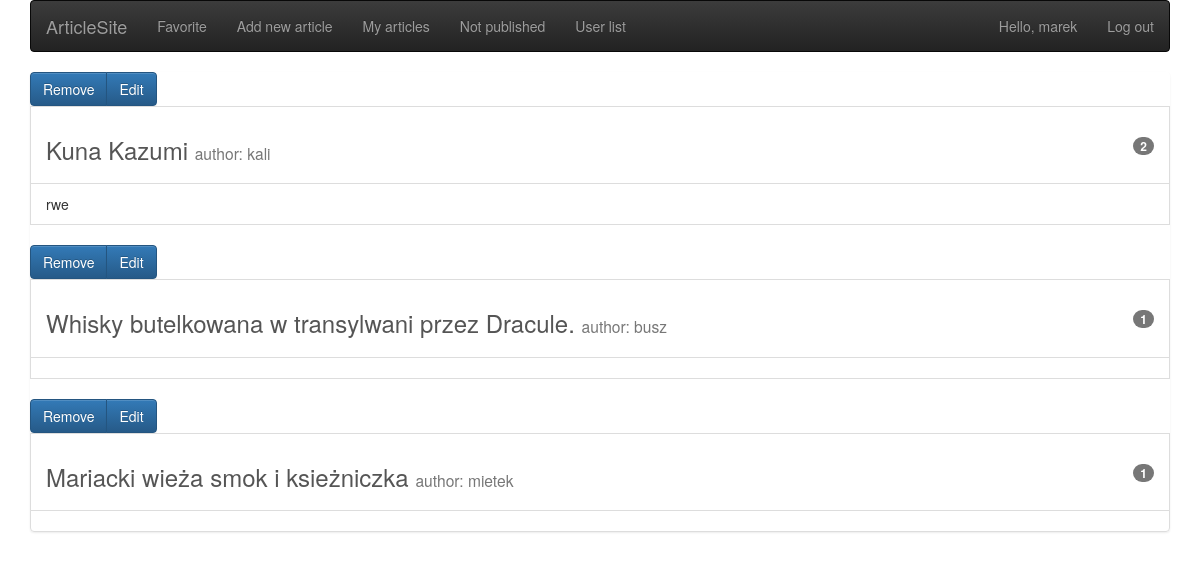
Before: /favorite/ (signed in) with the older database file.
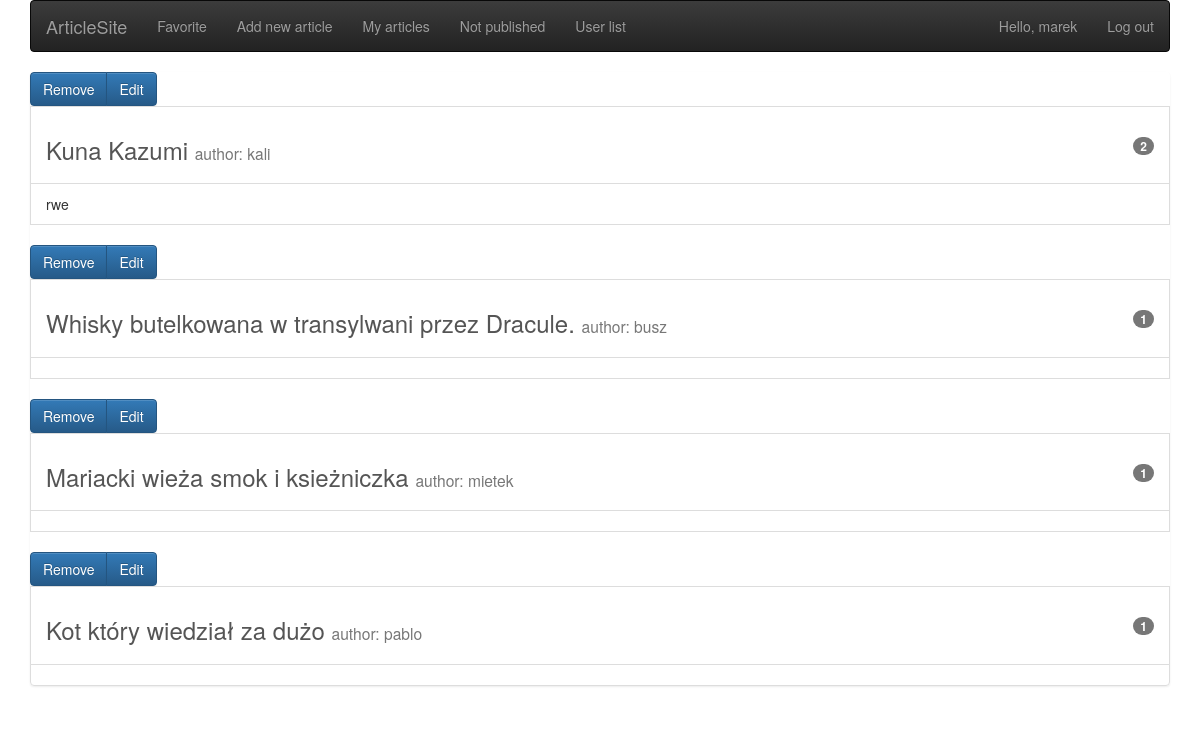
After: the same page with the newer database file.
### newspaper/models.py (models this page shows, shortened)
class Favorite(models.Model):
    CHOICES = (
        (1, '1'),
        (2, '2'),
        (3, '3'),
        (4, '4'),
        (5, '5'),
    )
    user = models.ForeignKey('auth.User', related_name='favorite')
    article = models.ForeignKey('Article', related_name='favorite')
    comment = models.TextField(default="")
    rating = models.IntegerField(choices=CHOICES, default=1)

class Article(models.Model):
    author = models.ForeignKey('auth.User', related_name='articles')
    date = models.DateField(default=timezone.now)
    title = models.CharField(max_length=200)
    content = models.TextField()
    is_published = models.BooleanField(default=False)
    photo = models.ImageField(upload_to='pictures', null=True, blank=True)
    def __str__(self):
        return str(self.title)

### newspaper/views.py (the view)
# urls.py: url(r'^favorite/$', views.favorite_list, name='favorite_list'),
@login_required
def favorite_list(request):
    favorites = Favorite.objects.filter(user=request.user)
    return render(request, 'newspaper/favorite_list.html', {'favorites': favorites})

### newspaper/templates/newspaper/favorite_list.html
{% extends 'newspaper/home.html' %}
{% block content %}
    <div class="list-group">
    {% for favorite in favorites %}
        <div class="btn-group">
            <a class="btn btn-primary" href="{% url 'favorite_remove' pk=favorite.pk %}">Remove</a>
            <a class="btn btn-primary" href="{% url 'favorite_edit' pk=favorite.pk %}">Edit</a>
        </div>
        <a href="{% url 'article_detail' pk=favorite.article.pk %}" class="list-group-item">
            <h3>{{ favorite.article }} <small> author: {{ favorite.article.author }}</small>
                <span class="badge pull-right">
                    {{ favorite.rating }}
                </span>
            </h3>
        </a>
        <p class="list-group-item" style="margin-bottom: 20px">
            {{ favorite.comment }}
        </p>
    {% endfor %}
    </div>
{% endblock %}

Changed rows visible on the page:
added Favorite: article "Kot który wiedział za dużo", article.author "pablo", rating "1"
